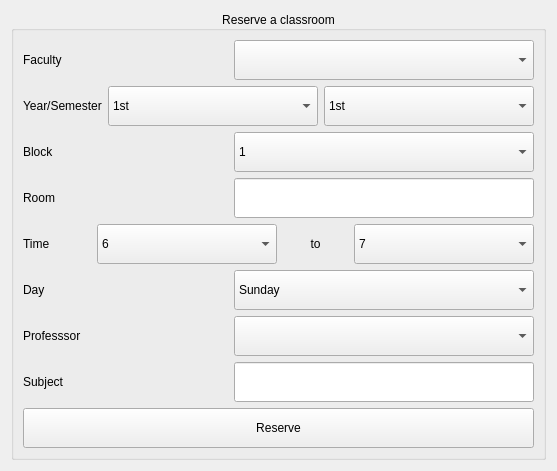
          <widget class="QWidget" name="tab_4">
           <attribute name="title">
            <string>Reserve</string>
           </attribute>
           <layout class="QGridLayout" name="gridLayout">
            <item row="0" column="0">
             <widget class="QGroupBox" name="groupBox_4">
              <property name="title">
               <string>Reserve a classroom</string>
              </property>
              <property name="alignment">
               <set>Qt::AlignCenter</set>
              </property>
              <layout class="QVBoxLayout" name="verticalLayout_4">
               <item>
                <layout class="QHBoxLayout" name="horizontalLayout_18">
                 <item>
                  <widget class="QLabel" name="label_14">
                   <property name="text">
                    <string>Faculty</string>
                   </property>
                  </widget>
                 </item>
                 <item>
                  <widget class="QComboBox" name="rev_faculty">
                   <property name="minimumSize">
                    <size>
                     <width>300</width>
                     <height>40</height>
                    </size>
                   </property>
                  </widget>
                 </item>
                </layout>
               </item>
               <item>
                <layout class="QHBoxLayout" name="horizontalLayout_23">
                 <item>
                  <widget class="QLabel" name="label_10">
                   <property name="text">
                    <string>Year/Semester</string>
                   </property>
                  </widget>
                 </item>
                 <item>
                  <widget class="QComboBox" name="rev_year">
                   <property name="sizePolicy">
                    <sizepolicy hsizetype="Maximum" vsizetype="Fixed">
                     <horstretch>0</horstretch>
                     <verstretch>0</verstretch>
                    </sizepolicy>
                   </property>
                   <property name="minimumSize">
                    <size>
                     <width>210</width>
                     <height>40</height>
                    </size>
                   </property>
                   <item>
                    <property name="text">
                     <string>1st</string>
                    </property>
                   </item>
                   <item>
                    <property name="text">
                     <string>2nd</string>
                    </property>
                   </item>
                   <item>
                    <property name="text">
                     <string>3rd</string>
                    </property>
                   </item>
                   <item>
                    <property name="text">
                     <string>4th</string>
                    </property>
                   </item>
                  </widget>
                 </item>
                 <item>
                  <widget class="QComboBox" name="rev_semester">
                   <property name="sizePolicy">
                    <sizepolicy hsizetype="Maximum" vsizetype="Fixed">
                     <horstretch>0</horstretch>
                     <verstretch>0</verstretch>
                    </sizepolicy>
                   </property>
                   <property name="minimumSize">
                    <size>
                     <width>210</width>
                     <height>40</height>
                    </size>
                   </property>
                   <item>
                    <property name="text">
                     <string>1st</string>
                    </property>
                   </item>
                   <item>
                    <property name="text">
                     <string>2nd</string>
                    </property>
                   </item>
                  </widget>
                 </item>
                </layout>
               </item>
               <item>
                <layout class="QHBoxLayout" name="horizontalLayout_16">
                 <item>
                  <widget class="QLabel" name="label_16">
                   <property name="text">
                    <string>Block</string>
                   </property>
                  </widget>
                 </item>
                 <item>
                  <widget class="QComboBox" name="rev_block_no">
                   <property name="minimumSize">
                    <size>
                     <width>300</width>
                     <height>40</height>
                    </size>
                   </property>
                   <item>
                    <property name="text">
                     <string>1</string>
                    </property>
                   </item>
                   <item>
                    <property name="text">
                     <string>2</string>
                    </property>
                   </item>
                   <item>
                    <property name="text">
                     <string>3</string>
                    </property>
                   </item>
                   <item>
                    <property name="text">
                     <string>4</string>
                    </property>
                   </item>
                   <item>
                    <property name="text">
                     <string>5</string>
                    </property>
                   </item>
                   <item>
                    <property name="text">
                     <string>6</string>
                    </property>
                   </item>
                   <item>
                    <property name="text">
                     <string>7</string>
                    </property>
                   </item>
                   <item>
                    <property name="text">
                     <string>8</string>
                    </property>
                   </item>
                   <item>
                    <property name="text">
                     <string>9</string>
                    </property>
                   </item>
                   <item>
                    <property name="text">
                     <string>10</string>
                    </property>
                   </item>
                   <item>
                    <property name="text">
                     <string>11</string>
                    </property>
                   </item>
                  </widget>
                 </item>
                </layout>
               </item>
               <item>
                <layout class="QHBoxLayout" name="horizontalLayout_17">
                 <item>
                  <widget class="QLabel" name="label_15">
                   <property name="text">
                    <string>Room</string>
                   </property>
                  </widget>
                 </item>
                 <item>
                  <widget class="QLineEdit" name="rev_room_no">
                   <property name="sizePolicy">
                    <sizepolicy hsizetype="Minimum" vsizetype="Maximum">
                     <horstretch>0</horstretch>
                     <verstretch>0</verstretch>
                    </sizepolicy>
                   </property>
                   <property name="minimumSize">
                    <size>
                     <width>300</width>
                     <height>40</height>
                    </size>
                   </property>
                  </widget>
                 </item>
                </layout>
               </item>
               <item>
                <layout class="QHBoxLayout" name="horizontalLayout_15">
                 <item>
                  <widget class="QLabel" name="label_17">
                   <property name="text">
                    <string>Time</string>
                   </property>
                  </widget>
                 </item>
                 <item>
                  <widget class="QComboBox" name="rev_start_time">
                   <property name="sizePolicy">
                    <sizepolicy hsizetype="Maximum" vsizetype="Fixed">
                     <horstretch>0</horstretch>
                     <verstretch>0</verstretch>
                    </sizepolicy>
                   </property>
                   <property name="minimumSize">
                    <size>
                     <width>180</width>
                     <height>40</height>
                    </size>
                   </property>
                   <item>
                    <property name="text">
                     <string>6</string>
                    </property>
                   </item>
                   <item>
                    <property name="text">
                     <string>7</string>
                    </property>
                   </item>
                   <item>
                    <property name="text">
                     <string>8</string>
                    </property>
                   </item>
                   <item>
                    <property name="text">
                     <string>9</string>
                    </property>
                   </item>
                   <item>
                    <property name="text">
                     <string>10</string>
                    </property>
                   </item>
                   <item>
                    <property name="text">
                     <string>11</string>
                    </property>
                   </item>
                   <item>
                    <property name="text">
                     <string>12</string>
                    </property>
                   </item>
                   <item>
                    <property name="text">
                     <string>13</string>
                    </property>
                   </item>
                   <item>
                    <property name="text">
                     <string>14</string>
                    </property>
                   </item>
                   <item>
                    <property name="text">
                     <string>15</string>
                    </property>
                   </item>
                   <item>
                    <property name="text">
                     <string>16</string>
                    </property>
                   </item>
                   <item>
                    <property name="text">
                     <string>17</string>
                    </property>
                   </item>
                  </widget>
                 </item>
                 <item>
                  <widget class="QLabel" name="label_19">
                   <property name="sizePolicy">
                    <sizepolicy hsizetype="Maximum" vsizetype="Preferred">
                     <horstretch>0</horstretch>
                     <verstretch>0</verstretch>
                    </sizepolicy>
                   </property>
                   <property name="minimumSize">
                    <size>
                     <width>65</width>
                     <height>0</height>
                    </size>
                   </property>
                   <property name="text">
                    <string>to</string>
                   </property>
                   <property name="alignment">
                    <set>Qt::AlignCenter</set>
                   </property>
                  </widget>
                 </item>
                 <item>
                  <widget class="QComboBox" name="rev_end_time">
                   <property name="sizePolicy">
                    <sizepolicy hsizetype="Maximum" vsizetype="Fixed">
                     <horstretch>0</horstretch>
                     <verstretch>0</verstretch>
                    </sizepolicy>
                   </property>
                   <property name="minimumSize">
                    <size>
                     <width>180</width>
                     <height>40</height>
                    </size>
                   </property>
                   <item>
                    <property name="text">
                     <string>7</string>
                    </property>
                   </item>
                   <item>
                    <property name="text">
                     <string>8</string>
                    </property>
                   </item>
                   <item>
                    <property name="text">
                     <string>9</string>
                    </property>
                   </item>
                   <item>
                    <property name="text">
                     <string>10</string>
                    </property>
                   </item>
                   <item>
                    <property name="text">
                     <string>11</string>
                    </property>
                   </item>
                   <item>
                    <property name="text">
                     <string>12</string>
                    </property>
                   </item>
                   <item>
                    <property name="text">
                     <string>13</string>
                    </property>
                   </item>
                   <item>
                    <property name="text">
                     <string>14</string>
                    </property>
                   </item>
                   <item>
                    <property name="text">
                     <string>15</string>
                    </property>
                   </item>
                   <item>
                    <property name="text">
                     <string>16</string>
                    </property>
                   </item>
                   <item>
                    <property name="text">
                     <string>17</string>
                    </property>
                   </item>
                   <item>
                    <property name="text">
                     <string>18</string>
                    </property>
                   </item>
                   <item>
                    <property name="text">
                     <string>19</string>
                    </property>
                   </item>
                  </widget>
                 </item>
                </layout>
               </item>
               <item>
                <layout class="QHBoxLayout" name="horizontalLayout_19">
                 <item>
                  <widget class="QLabel" name="label_32">
                   <property name="text">
                    <string>Day</string>
                   </property>
                  </widget>
                 </item>
                 <item>
                  <widget class="QComboBox" name="rev_day">
                   <property name="minimumSize">
                    <size>
                     <width>300</width>
                     <height>40</height>
                    </size>
                   </property>
                   <item>
                    <property name="text">
                     <string>Sunday</string>
                    </property>
                   </item>
                   <item>
                    <property name="text">
                     <string>Monday</string>
                    </property>
                   </item>
                   <item>
                    <property name="text">
                     <string>Tuesday</string>
                    </property>
                   </item>
                   <item>
                    <property name="text">
                     <string>Wednesday</string>
                    </property>
                   </item>
                   <item>
                    <property name="text">
                     <string>Thursday</string>
                    </property>
                   </item>
                   <item>
                    <property name="text">
                     <string>Friday</string>
                    </property>
                   </item>
                  </widget>
                 </item>
                </layout>
               </item>
               <item>
                <layout class="QHBoxLayout" name="horizontalLayout_14">
                 <item>
                  <widget class="QLabel" name="label_18">
                   <property name="text">
                    <string>Professsor</string>
                   </property>
                  </widget>
                 </item>
                 <item>
                  <widget class="QComboBox" name="rev_professor">
                   <property name="minimumSize">
                    <size>
                     <width>300</width>
                     <height>40</height>
                    </size>
                   </property>
                  </widget>
                 </item>
                </layout>
               </item>
               <item>
                <layout class="QHBoxLayout" name="horizontalLayout_24">
                 <item>
                  <widget class="QLabel" name="label_25">
                   <property name="text">
                    <string>Subject</string>
                   </property>
                  </widget>
                 </item>
                 <item>
                  <widget class="QLineEdit" name="rev_subject">
                   <property name="sizePolicy">
                    <sizepolicy hsizetype="Minimum" vsizetype="Fixed">
                     <horstretch>0</horstretch>
                     <verstretch>0</verstretch>
                    </sizepolicy>
                   </property>
                   <property name="minimumSize">
                    <size>
                     <width>300</width>
                     <height>40</height>
                    </size>
                   </property>
                  </widget>
                 </item>
                </layout>
               </item>
               <item>
                <widget class="QPushButton" name="reserve_button">
                 <property name="minimumSize">
                  <size>
                   <width>0</width>
                   <height>40</height>
                  </size>
                 </property>
                 <property name="text">
                  <string>Reserve</string>
                 </property>
                </widget>
               </item>
              </layout>
             </widget>
            </item>
           </layout>
          </widget>
